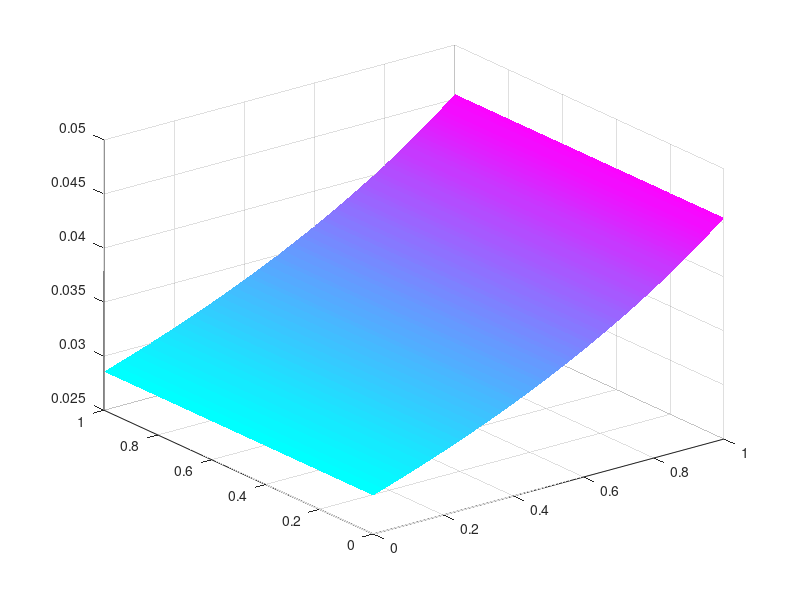

MATLAB code for this plot: (Note: this script raises an error after producing the figure.)
clc; clear;  
  
figure(1);  
  
% 网格数据  
[x, y] = meshgrid(0:0.01:1, 0:0.01:1);  % 生成 x 和 y 的网格  
  
% 参数定义  
Cel = 45; Ceh = 40; Col = 10; L = 100; S = 20; Tg = 40; Etg = 10;  
  
z = (Cel - Ceh) ./ ((Cel + Col + L + S) + x .* (Cel - Col - L));  % z 只依赖于 x  
  
% 绘制三维曲面  
surf(x, y, z, 'EdgeColor', 'none'); colormap(cool);  
alpha(1);  % 透明度设置为 1（不透明）  
  
% 视角和坐标轴设置  
view([100 20]);  
set(gca, 'XTick', [0:0.2:1], 'YTick', [0:0.2:1], 'ZTick', linspace(min(z(:)), max(z(:)), 6));  
axis([0 1 0 1 min(z(:)) max(z(:))]);  
xlabel('$x$', 'Interpreter', 'latex');  
ylabel('$y$', 'Interpreter', 'latex');  
zlabel('$z$', 'Interpreter', 'latex');  
grid on;  
  
% 文本注释（注意：这些位置可能需要调整以更好地适应图形）  
%text(0.5, 0.5, 0.7*max(z(:)), '$(a) 示例文本，因为 z 不依赖于 y$', 'Interpreter', 'latex', 'HorizontalAlignment', 'center');  
% 注意：由于 z 不依赖于 y，所以 y = y* 的注释可能不适用  
% 以下是仅用于示例的文本注释  
%text(0.3, 0.3, 0.6*max(z(:)), '$(b) 示例文本 1$', 'Interpreter', 'latex', 'HorizontalAlignment', 'left');  
%text(0.7, 0.3, 0.6*max(z(:)), '$(c) 示例文本 2$', 'Interpreter', 'latex', 'HorizontalAlignment', 'right');  
  
% 箭头注释（注意：箭头的起点和终点需要根据实际图形进行调整）  
%annotation('arrow', [0.5 0.5 0], [0.3 0.5 0.6*max(z(:))]);  % 示例箭头 1  
%annotation('arrow', [0.5 0.5 0], [0.7 0.5 0.6*max(z(:))]);  % 示例箭头 2  
  
% 添加标题  
title('图1 相位图（z 不依赖于 y）');
%%%%%%%%%%%%%%%%%%%%%%%%%%%%%%%%%%%%%%%%%%%%%%%%%%%

Bho= 35; Coh = 40; Etg = 50; Col = 10; Rm = 100;   

figure(2);  
  
% 网格数据  
[x, y] = meshgrid(0:0.01:1, 0:0.01:1);  % 生成 x 和 y 的网格  
  
% 参数定义  

%z = (Cel - Ceh) ./ ((Cel + Col + L + S) + x .* (Cel - Col - L));  % z 只依赖于 x 
%z = 1+(Bho-Coh) ./ (x .* Etg + Coh + Col + Rm - Bho);  % z 只依赖于 x  
z = (Col+Rm+y*Bho-y*Coh-y*Col-y*Rm ) ./ (Etg*(y-1));
  
% 绘制三维曲面  
% 绘制三维曲面    
%surf(x, y, w, ’EdgeColor’, ’none’);   
surf(x, y, z, 'EdgeColor', 'none'); colormap(parula);  
alpha(1);  % 透明度设置为 1（不透明）   
  
% 视角和坐标轴设置  
view([100 20]);  
set(gca, 'XTick', [0:0.2:1], 'YTick', [0:0.2:1], 'ZTick', linspace(min(z(:)), max(z(:)), 0.6));  
axis([0 1 0 1 min(z(:)) max(z(:))]);  
xlabel('$x$', 'Interpreter', 'latex');  
ylabel('$y$', 'Interpreter', 'latex');  
zlabel('$z$', 'Interpreter', 'latex');  
grid on;  
  
% 文本注释（注意：这些位置可能需要调整以更好地适应图形）  
%text(0.5, 0.5, 0.7*max(z(:)), '$(a) 示例文本，因为 z 不依赖于 y$', 'Interpreter', 'latex', 'HorizontalAlignment', 'center');  
% 注意：由于 z 不依赖于 y，所以 y = y* 的注释可能不适用  
% 以下是仅用于示例的文本注释  
%text(0.3, 0.3, 0.6*max(z(:)), '$(b) 示例文本 1$', 'Interpreter', 'latex', 'HorizontalAlignment', 'left');  
%text(0.7, 0.3, 0.6*max(z(:)), '$(c) 示例文本 2$', 'Interpreter', 'latex', 'HorizontalAlignment', 'right');  
  
% 箭头注释（注意：箭头的起点和终点需要根据实际图形进行调整）  
%annotation('arrow', [0.5 0.5 0], [0.3 0.5 0.6*max(z(:))]);  % 示例箭头 1  
%annotation('arrow', [0.5 0.5 0], [0.7 0.5 0.6*max(z(:))]);  % 示例箭头 2  
  
% 添加标题  
title('图1 相位图（z 不依赖于 y）');

%%%%%%%%%%%%%%%%%%%%
 
figure(4);

% 网格数据
[x, w] = meshgrid(0:0.01:1, 0:0.01:1);

% 参数定义
Cgh = 35; 
Cgl = 10; 
Cp = 10; 
Ng = 80; 
Tg = 40; 
S = 20; 
Etg = 10;   

% 假设 y_star 是一个已知的值，但在本例中我们仅用于注释
y_star = 0.5; % 示例 y_star 值

% 计算 z（注意分母为零的情况，但在这里由于 w 的范围，它不太可能发生）
denominator = S + w .* (Ng + Etg - Tg);
% 在分母为零的情况下，设置 y 为 NaN（避免画出不合逻辑的值）
y = (Cgl - Cgh + Etg + Ng + S) ./ (denominator + (denominator == 0) * NaN);

% 绘制三维曲面
surf(x, y, w, 'EdgeColor', 'none'); 
colormap(parula);
alpha(1); % 设置适当的透明度

% 视角和坐标轴设置
view([100 20]);
set(gca, 'XTick', [0:0.2:1], 'YTick', [0:0.2:1], 'ZTick', [0:0.2:1]);

% 根据 y 计算的值动态设置 z 轴范围
axis([0 1 0 1 0 max(w(:))]); % 确保 z 轴显示整个曲面
xlabel('$x$', 'Interpreter', 'latex'); % 注意属性名的大小写
ylabel('$y$', 'Interpreter', 'latex');
zlabel('$z$', 'Interpreter', 'latex');
grid on;

% 文本注释
% 注意：文本注释的位置可能需要根据实际图形进行调整
text(0.5, 0.5, 0.5 * max(w(:)), '$(a) y = y^{*}$', 'Interpreter', 'latex', 'HorizontalAlignment', 'center');
text(0.3, 0.3, 0.5 * max(w(:)), '$(b) y < y^{*}, x \rightarrow 0$', 'Interpreter', 'latex', 'HorizontalAlignment', 'left');
text(0.7, 0.3, 0.5 * max(w(:)), '$(c) y > y^{*}, x \rightarrow 1$', 'Interpreter', 'latex', 'HorizontalAlignment', 'right');

% 箭头注释
% 注意：箭头的起点和终点也需要根据实际图形进行调整
annotation('arrow', [0.5 0.5], [0.3 0.4]); % 示例箭头，从 (0.5, 0.5) 到 (0.3, 0.4)
annotation('arrow', [0.5 0.7], [0.7 0.5]); % 另一个示例箭头，从 (0.5, 0.7) 到 (0.7, 0.5)

% 添加标题
title('图1 相位图');


%%%%%%%%%%%%%%%
figure(5);  
  
% 网格数据  
[x, y] = meshgrid(0:0.01:1, 0:0.01:1);  % 生成 x 和 y 的网格  
  
% 参数定义  
Cel = 45; Ceh = 40; Col = 10; L = 100; S = 20; Tg = 40; Etg = 10;  
  
z = (Cel - Ceh) ./ ((Cel + Col + L + S) + x .* (Cel - Col - L));  % z 只依赖于 x  
  
% 绘制三维曲面  
surf(x, y, z, 'EdgeColor', 'none'); colormap(parula);  
alpha(1);  % 透明度设置为 1（不透明）  
  
% 视角和坐标轴设置  
view([100 20]);  
set(gca, 'XTick', [0:0.2:1], 'YTick', [0:0.2:1], 'ZTick', linspace(min(z(:)), max(z(:)), 6));  
axis([0 1 0 1 min(z(:)) max(z(:))]);  
xlabel('$x$', 'Interpreter', 'latex');  
ylabel('$y$', 'Interpreter', 'latex');  
zlabel('$z$', 'Interpreter', 'latex');  
grid on;  
  
% 文本注释（注意：这些位置可能需要调整以更好地适应图形）  
%text(0.5, 0.5, 0.7*max(z(:)), '$(a) 示例文本，因为 z 不依赖于 y$', 'Interpreter', 'latex', 'HorizontalAlignment', 'center');  
% 注意：由于 z 不依赖于 y，所以 y = y* 的注释可能不适用  
% 以下是仅用于示例的文本注释  
%text(0.3, 0.3, 0.6*max(z(:)), '$(b) 示例文本 1$', 'Interpreter', 'latex', 'HorizontalAlignment', 'left');  
%text(0.7, 0.3, 0.6*max(z(:)), '$(c) 示例文本 2$', 'Interpreter', 'latex', 'HorizontalAlignment', 'right');  
  
% 箭头注释（注意：箭头的起点和终点需要根据实际图形进行调整）  
annotation('arrow', [0.5 0.5 0], [0.3 0.5 0.6*max(z(:))]);  % 示例箭头 1  
annotation('arrow', [0.5 0.5 0], [0.7 0.5 0.6*max(z(:))]);  % 示例箭头 2  
  
% 添加标题  
title('图1 相位图（z 不依赖于 y）');
%%%%%%%%%%%%%%%%%%%%
figure(6);  
  
% 网格数据  
[x, y] = meshgrid(0:0.01:1, 0:0.01:1);  % 生成 x 和 y 的网格  
  
% 参数定义  
Cp=20;Tp=47 
%z = (Cel - Ceh) ./ ((Cel + Col + L + S) + x .* (Cel - Col - L));  % z 只依赖于 x 
z = Cp ./ Tp;  % z 只依赖于 x  
  
% 绘制三维曲面  
surf(x, y, z, 'EdgeColor', 'none'); colormap(parula);  
alpha(1);  % 透明度设置为 1（不透明）  
  
% 视角和坐标轴设置  
view([100 20]);  
set(gca, 'XTick', [0:0.2:1], 'YTick', [0:0.2:1], 'ZTick', linspace(min(z(:)), max(z(:)), 6));  
axis([0 1 0 1 min(z(:)) max(z(:))]);  
xlabel('$x$', 'Interpreter', 'latex');  
ylabel('$y$', 'Interpreter', 'latex');  
zlabel('$z$', 'Interpreter', 'latex');  
grid on;  
  
% 文本注释（注意：这些位置可能需要调整以更好地适应图形）  
%text(0.5, 0.5, 0.7*max(z(:)), '$(a) 示例文本，因为 z 不依赖于 y$', 'Interpreter', 'latex', 'HorizontalAlignment', 'center');  
% 注意：由于 z 不依赖于 y，所以 y = y* 的注释可能不适用  
% 以下是仅用于示例的文本注释  
%text(0.3, 0.3, 0.6*max(z(:)), '$(b) 示例文本 1$', 'Interpreter', 'latex', 'HorizontalAlignment', 'left');  
%text(0.7, 0.3, 0.6*max(z(:)), '$(c) 示例文本 2$', 'Interpreter', 'latex', 'HorizontalAlignment', 'right');  
  
% 箭头注释（注意：箭头的起点和终点需要根据实际图形进行调整）  
annotation('arrow', [0.5 0.5 0], [0.3 0.5 0.6*max(z(:))]);  % 示例箭头 1  
annotation('arrow', [0.5 0.5 0], [0.7 0.5 0.6*max(z(:))]);  % 示例箭头 2  
  
% 添加标题  
title('图1 相位图（z 不依赖于 y）');
%%%%%%%%%%%%%%
figure(7);  
  
% 网格数据  
[x, y] = meshgrid(0:0.01:1, 0:0.01:1);  % 生成 x 和 y 的网格  
  
% 参数定义  
Bho= 25; Coh = 40; Etg = 50; Col = 40; Rm = 50; 
%z = (Cel - Ceh) ./ ((Cel + Col + L + S) + x .* (Cel - Col - L));  % z 只依赖于 x 
%z = 1+(Bho-Coh) ./ (x .* Etg + Coh + Col + Rm - Bho);  % z 只依赖于 x  
z = (Col+Rm+y*Bho-y*Coh-y*Col-y*Rm ) ./ (Etg*(y-1))
  
% 绘制三维曲面  
surf(x, y, z, 'EdgeColor', 'none'); colormap(parula);  
alpha(1);  % 透明度设置为 1（不透明）  
  
% 视角和坐标轴设置  
view([100 20]);  
set(gca, 'XTick', [0:0.2:1], 'YTick', [0:0.2:1], 'ZTick', linspace(min(z(:)), max(z(:)), 6));  
axis([0 1 0 1 min(z(:)) max(z(:))]);  
xlabel('$x$', 'Interpreter', 'latex');  
ylabel('$y$', 'Interpreter', 'latex');  
zlabel('$z$', 'Interpreter', 'latex');  
grid on;  
  
% 文本注释（注意：这些位置可能需要调整以更好地适应图形）  
%text(0.5, 0.5, 0.7*max(z(:)), '$(a) 示例文本，因为 z 不依赖于 y$', 'Interpreter', 'latex', 'HorizontalAlignment', 'center');  
% 注意：由于 z 不依赖于 y，所以 y = y* 的注释可能不适用  
% 以下是仅用于示例的文本注释  
%text(0.3, 0.3, 0.6*max(z(:)), '$(b) 示例文本 1$', 'Interpreter', 'latex', 'HorizontalAlignment', 'left');  
%text(0.7, 0.3, 0.6*max(z(:)), '$(c) 示例文本 2$', 'Interpreter', 'latex', 'HorizontalAlignment', 'right');  
  
% 箭头注释（注意：箭头的起点和终点需要根据实际图形进行调整）  
annotation('arrow', [0.5 0.5 0], [0.3 0.5 0.6*max(z(:))]);  % 示例箭头 1  
annotation('arrow', [0.5 0.5 0], [0.7 0.5 0.6*max(z(:))]);  % 示例箭头 2  
  
% 添加标题  
title('图1 相位图（z 不依赖于 y）');
%%%%%%%%%%%%%%%

figure(8);    
  
% 网格数据    
[x, w] = meshgrid(0:0.01:1, 0:0.01:1);    
  
% 参数定义    
Cgh = 35; Cgl = 10; Cp = 10; Ng = 80; Tg = 40; S = 20; Etg = 10;   
% 注意：这里未定义 y_star，但它在文本注释中被提及  
% 假设 y_star 是一个已知的值，但在本例中我们仅用于注释  
y_star = 0.5; % 示例 y_star 值  
  
% 计算 z（注意分母为零的情况，但在这里由于 y 的范围，它不太可能发生）  
y = (Cgl-Cgh+Etg+Ng+S) ./ (S+w.*(Ng+Etg-Tg));  % 使用 ./ 来确保逐元素除法  
  
% 绘制三维曲面    
%surf(x, y, w, ’EdgeColor’, ’none’);   
surf(x, y, w, 'EdgeColor', 'none'); 
colormap(parula);    
alpha(1); % 设置适当的透明度    
  
% 视角和坐标轴设置    
view([100 20]);    
set(gca, 'XTick', [0:0.2:1], 'YTick', [0:0.2:1], 'ZTick', [0:0.2:1]);    
axis([0 1 0 1 0 max(z(:))]); % 自动调整 z 轴范围以显示整个曲面  
xlabel('$x$', 'Interpreter', 'latex');  % 注意属性名的大小写  
ylabel('$y$', 'Interpreter', 'latex');    
zlabel('$z$', 'Interpreter', 'latex');    
grid on;    
  
% 文本注释    
% 注意：文本注释的位置可能需要根据实际图形进行调整  
text(0.5, 0.5, 0.5*max(z(:)), '$(a) y = y^{*}$', 'Interpreter', 'latex', 'HorizontalAlignment', 'center');    
text(0.3, 0.3, 0.5*max(z(:)), '$(b) y < y^{*}, x \rightarrow 0$', 'Interpreter', 'latex', 'HorizontalAlignment', 'left');    
text(0.7, 0.3, 0.5*max(z(:)), '$(c) y > y^{*}, x \rightarrow 1$', 'Interpreter', 'latex', 'HorizontalAlignment', 'right');    
  
% 箭头注释    
% 注意：箭头的起点和终点也需要根据实际图形进行调整  
annotation('arrow', [0.5 0.5], [0.3 0.4]); % 示例箭头，从 (0.5, 0.5) 到 (0.3, 0.4)  
annotation('arrow', [0.5 0.7], [0.7 0.5]); % 另一个示例箭头，从 (0.5, 0.7) 到 (0.7, 0.5)  
  
% 添加标题  
title('图1 相位图');